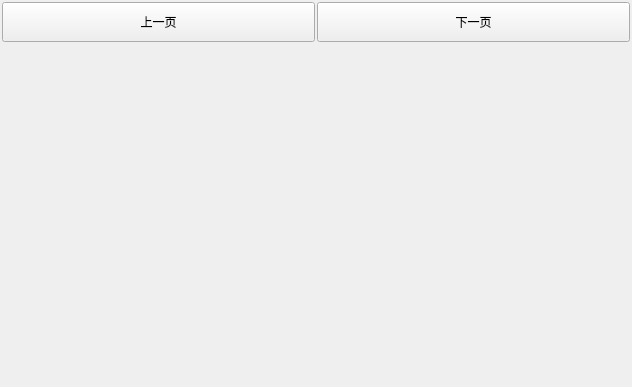
<?xml version="1.0" encoding="UTF-8"?>
<ui version="4.0">
 <class>FinishShow</class>
 <widget class="QWidget" name="FinishShow">
  <property name="geometry">
   <rect>
    <x>0</x>
    <y>0</y>
    <width>632</width>
    <height>387</height>
   </rect>
  </property>
  <property name="windowTitle">
   <string>Form</string>
  </property>
  <layout class="QVBoxLayout" name="verticalLayout" stretch="1,10">
   <property name="spacing">
    <number>2</number>
   </property>
   <property name="margin">
    <number>2</number>
   </property>
   <item>
    <layout class="QHBoxLayout" name="horizontalLayout">
     <item>
      <widget class="QPushButton" name="btnPageUp">
       <property name="minimumSize">
        <size>
         <width>0</width>
         <height>40</height>
        </size>
       </property>
       <property name="maximumSize">
        <size>
         <width>16777215</width>
         <height>40</height>
        </size>
       </property>
       <property name="text">
        <string>上一页</string>
       </property>
       <property name="icon">
        <iconset resource="png.qrc">
         <normaloff>:/png/png toolbar/Kombine_toolbar_007.png</normaloff>:/png/png toolbar/Kombine_toolbar_007.png</iconset>
       </property>
       <property name="iconSize">
        <size>
         <width>40</width>
         <height>40</height>
        </size>
       </property>
      </widget>
     </item>
     <item>
      <widget class="QPushButton" name="btnPageDown">
       <property name="minimumSize">
        <size>
         <width>0</width>
         <height>40</height>
        </size>
       </property>
       <property name="maximumSize">
        <size>
         <width>16777215</width>
         <height>40</height>
        </size>
       </property>
       <property name="text">
        <string>下一页</string>
       </property>
       <property name="icon">
        <iconset resource="png.qrc">
         <normaloff>:/png/png toolbar/Kombine_toolbar_025.png</normaloff>:/png/png toolbar/Kombine_toolbar_025.png</iconset>
       </property>
       <property name="iconSize">
        <size>
         <width>40</width>
         <height>40</height>
        </size>
       </property>
      </widget>
     </item>
    </layout>
   </item>
   <item>
    <layout class="QHBoxLayout" name="layoutFinish"/>
   </item>
  </layout>
 </widget>
 <resources>
  <include location="png.qrc"/>
 </resources>
 <connections/>
</ui>
